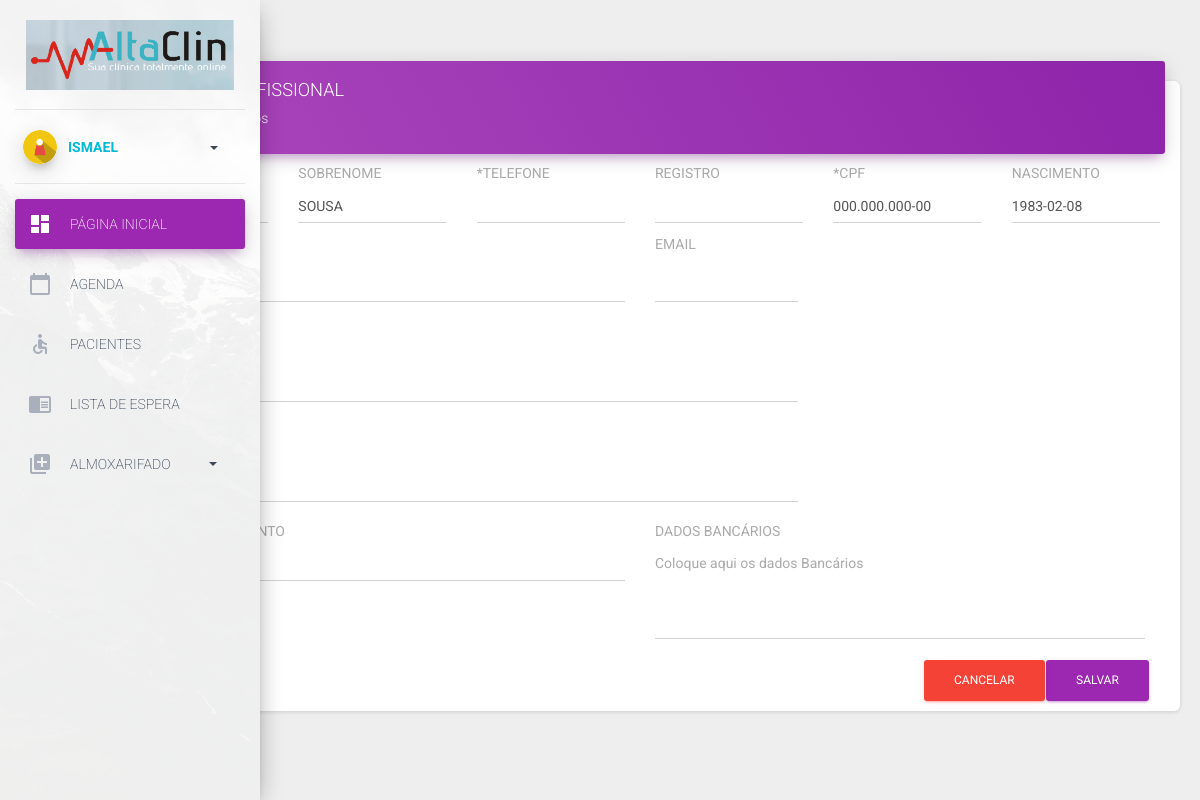
Page /atualizar/profissional/1/ (signed in) on the committed database.
### controle_usuarios/models.py (models this page shows, shortened)
class Profissional(models.Model):
	ATENDENTE = 1
	MEDICO = 2
	ROLE_CHOICES = (
		(1, 'Atendente'),
		(2, 'Profissional'),
	)
	nome            = models.CharField(max_length=50)
	sobrenome       = models.CharField(max_length=50)
	user            = models.OneToOneField(User, on_delete=models.CASCADE)
	email           = models.EmailField(max_length=50,blank=True,null=True)
	telefone        = models.CharField(max_length=15,blank=True)
	registro        = models.CharField(max_length=16,blank=True)
	cpf             = models.CharField(max_length=14,unique=True,null=True)
	data_nascimento = models.DateField(null=True,blank=True)
	tipo            = models.PositiveSmallIntegerField(choices=ROLE_CHOICES,verbose_name='Tipo (Permissão)',null=True)
	area_atuacao    = models.ManyToManyField(Perfil)
	quantidade_atend= models.IntegerField(blank=True,choices=list(zip(range(1, 11), range(1, 11))),null=True)
	data_cadastro   = models.DateField(auto_now_add = True)
	horario_trabalho= models.CharField('Dias de Trabalho',max_length=12,blank=True)
	ativo           = models.BooleanField(default=True)
	atualizado_em   = models.DateTimeField('Atualizado em', auto_now=True)
	atent_categoria	= models.CharField('Tipos de atendimentos',max_length=200,blank=True)
	abordagem		= models.CharField('Abordagens',max_length=200,blank=True)
	observacao		= models.CharField('Outras Observações',max_length=200,blank=True)
	conta_banco		= models.TextField('Contas bancarias', blank=True)
	objects = models.Manager() # The default manager.
	prof_objects = ProfissinalManager()
	class Meta:
		verbose_name = 'Profissional'
		verbose_name_plural = 'Profissionais'

### controle_usuarios/views.py (the view, shortened to what this page needs)
# urls.py: path('atualizar/profissional/<int:pk>/',views.update_profissional,name="atualizar_profissional"),
@login_required
def update_profissional(request,pk):
    profissional = Profissional.objects.get(pk=pk)
    at                   = Profissional.objects.filter(user=request.user,tipo=1)
    profissionals        = Profissional.objects.filter(user=request.user,tipo=2)
    profissional_form = ProfissinalForm(request.POST or None, instance=profissional)
    return render(request, 'profissionais/edit_profissional.html', {
        'profissional_form': profissional_form,'atend':at,'prof':profissionals
    })

### controle_usuarios/models.py (called while the page is built)
	def __str__(self):
		return self.get_id_display()

### controle_usuarios/templates/profissionais/edit_profissional.html (shortened to what this page needs)
{% extends "base.html" %}
{% load static %}
{% block datepicker %}
  <link rel="stylesheet" type="text/css" href="https://cdn.jsdelivr.net/npm/daterangepicker/daterangepicker.css" />
{% endblock datepicker %}
{% block container %}
  <div class="content">
    <div class="container-fluid">
        <div class="row">
            <div class="col-md-12">
              <div class="card">
                <div class="card-header card-header-primary"data-background-color="purple">
                  <h4 class="card-title">Dados do Profissional</h4>
                  <p class="card-category">* Campos obrigatórios</p>
              </div>
                <div class="card-content">
                   <form method="POST">
                <div class="row">
                  <div class="col-md-2">
                    <div class="form-group">
                      <label class="bmd-label-floating">Nome</label>
                    </div>
                  </div>
                  <div class="col-md-2">
                    <div class="form-group">
                      <label class="bmd-label-floating">Sobrenome</label>
                     {{profissional_form.sobrenome}}
                    </div>
                  </div>
                   <div class="col-md-2">
                    <div class="form-group">
                      <label class="bmd-label-floating">*Telefone</label>
                      {{profissional_form.telefone}}
                    </div>
                  </div>
                   <div class="col-md-2">
                    <div class="form-group">
                      <label class="bmd-label-floating">Registro</label>
                       {{profissional_form.registro}}
                    </div>
                  </div>
                  <div class="col-md-2">
                    <div class="form-group">
                      <label class="bmd-label-floating">*CPF</label>
                        {{profissional_form.cpf}}
                    </div>
                  </div>
                   <div class="col-md-2">
                    <div class="form-group">
                      <label class="bmd-label-floating">Nascimento</label>
                      {{profissional_form.data_nascimento}}
                    </div>
                  </div>
                </div>
                 <div class="col-md-6">
                      <label class="bmd-label-floating">Atendimentos</label>
                      {{profissional_form.atent_categoria}}
                  </div>
                  <div class="col-md-2">
                      <label class="bmd-label-floating">Email</label>
                      {{profissional_form.email}}
                  </div>
                  <div class="col-md-8">
                  <br/>
                      <label class="bmd-label-floating">Abordagem</label>
                      {{profissional_form.abordagem}}
                  </div>
                   <div class="col-md-8">
                   <br/>
                      <label class="bmd-label-floating">Observação</label>
                      {{profissional_form.observacao}}
                  </div>
                  <div class="col-md-6">
                    <div class="form-group">
                      <label class="bmd-label-floating">Dias de Atendimento</label>
                      {{profissional_form.horario_trabalho}}
                    </div>
                  </div>
                  <div class="col-md-6">
                    <div class="form-group">
                      <label class="bmd-label-floating">Dados Bancários</label>
                      {{profissional_form.conta_banco}}
                    </div>
                  </div>
                </div>
                <div class="row col-md-12 text-right">
                <button type="submit" class="btn btn-primary pull-right">Salvar</button>
                <a href="{% url 'profissionais' %}" class="btn btn-danger btn-group" onclick="return confirm('Deseja realmente cancelar?');">Cancelar</a>
                </div>
                <div class="clearfix"></div>
                 </div>
                </div>
            </div>
        </div>
  </div>
</div>
{% endblock container %}

### core/templates/base.html (shortened to what this page needs)
{% load static %}
<!DOCTYPE html>
<html lang="pt-br">
<head>
  <link rel="stylesheet" href="{% static "assets/css/bootstrap.min.css" %}"/>
  <link rel="stylesheet" href="{% static "assets/css/material-dashboard.css" %}"/>
  <link rel="stylesheet" href="{% static "assets/css/demo.css" %}"/>
  <link rel="stylesheet" href="{% static "assets/css/fullcalendar.print.css" %}"/>
  <link href="https://maxcdn.bootstrapcdn.com/font-awesome/latest/css/font-awesome.min.css" rel="stylesheet">
  {% block datepicker %}
  {% endblock datepicker %}
</head>
<body>
  <div class="sidebar-mini">
    <div class="sidebar" data-active-color="purple" data-background-color="white" data-image="{% static 'assets/img/sidebar-1.jpg' %}">
<div class="logo"align="center">
  <a href="{% url 'home' %}" class="simple-text logo-normal">
    {% for c in clinica %}
    <img src="{{c.logo_menu.url}}" width="80%">
    {%empty%}
    <img src="{% static "img/logo_menu.jpg" %}" width="80%">
    {% endfor %}
  </a>
</div>
<div class="sidebar-wrapper">
  <div class="user">
    <div class="photo">
      <img src="{% static 'img/person-icon.png' %}" />
    </div>
    <div class="info">
      <a data-toggle="collapse" href="#collapseExample" class="collapsed">
        <span>
          <b class="text-info">{{request.user.username|upper}}</b>
          <b class="caret"></b>
        </span>
      </a>
    </div>
  </div>
  <ul class="nav">
    <li class="nav-item active">
      <a class="nav-link" href="{% url 'home' %}">
        <i class="material-icons">dashboard</i>
        <p>Página Inicial</p>
      </a>
    </li>
    <li class="nav-item ">
      <a class="nav-link" href="">
        <i class="material-icons">calendar_today</i>
        <p>Agenda</p>
      </a>
    </li>
    <li class="nav-item ">
      <a class="nav-link" href="{% url 'lista_pacientes' %}">
        <i class="material-icons">accessible</i>
        <p>Pacientes</p>
      </a>
    </li>
    <li>
      <a href="{% url 'lista_espera' %}">
        <i class="material-icons">chrome_reader_mode</i>
        <p>Lista de Espera</p>
      </a>
    </li>
    <li>
      <a data-toggle="collapse" href="#formsExamples">
        <i class="material-icons">library_add</i>
        <p>  Almoxarifado
          <b class="caret"></b>
        </p>
      </a>
    </li>
  </ul>
</div>
</div>
<div class="main-panel">
  <nav class="navbar navbar-transparent navbar-absolute">
    <div class="container-fluid">
      <div class="navbar-minimize">
        <button id="minimizeSidebar"class="btn btn-round btn-white btn-fill btn-just-icon">
        </button>
      </div>
      <div class="collapse navbar-collapse">
      </div>
    </div>
  </nav>
  {% block container %}
  {% endblock container %}
</body>
</html>

### core/templates/base.html (style rules this page uses)
.card-title,input,label,table,select,li { text-transform:uppercase; }

### rows in the picture
Profissional: sobrenome "Sousa", cpf "000.000.000-00", data_nascimento "1983-02-08"

### other values in the picture
{{ request.user.username|upper }} "ISMAEL"
